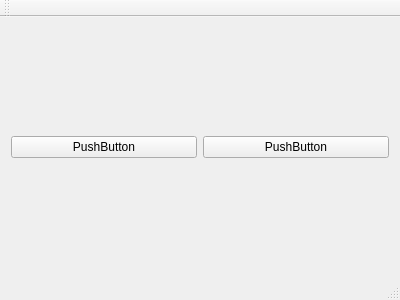
<?xml version="1.0" encoding="UTF-8"?>
<ui version="4.0">
 <class>MainWindow</class>
 <widget class="QMainWindow" name="MainWindow">
  <property name="geometry">
   <rect>
    <x>0</x>
    <y>0</y>
    <width>400</width>
    <height>300</height>
   </rect>
  </property>
  <property name="windowTitle">
   <string>MainWindow</string>
  </property>
  <widget class="QWidget" name="centralWidget">
   <layout class="QVBoxLayout" name="verticalLayout" stretch="1,0">
    <item>
     <layout class="QVBoxLayout" name="subLayout"/>
    </item>
    <item>
     <layout class="QHBoxLayout" name="horizontalLayout">
      <item>
       <widget class="QPushButton" name="pushButton">
        <property name="text">
         <string>PushButton</string>
        </property>
       </widget>
      </item>
      <item>
       <widget class="QPushButton" name="pushButton_2">
        <property name="text">
         <string>PushButton</string>
        </property>
       </widget>
      </item>
     </layout>
    </item>
   </layout>
  </widget>
  <widget class="QMenuBar" name="menuBar">
   <property name="geometry">
    <rect>
     <x>0</x>
     <y>0</y>
     <width>400</width>
     <height>22</height>
    </rect>
   </property>
  </widget>
  <widget class="QToolBar" name="mainToolBar">
   <attribute name="toolBarArea">
    <enum>TopToolBarArea</enum>
   </attribute>
   <attribute name="toolBarBreak">
    <bool>false</bool>
   </attribute>
  </widget>
  <widget class="QStatusBar" name="statusBar"/>
 </widget>
 <layoutdefault spacing="6" margin="11"/>
 <resources/>
 <connections/>
</ui>
